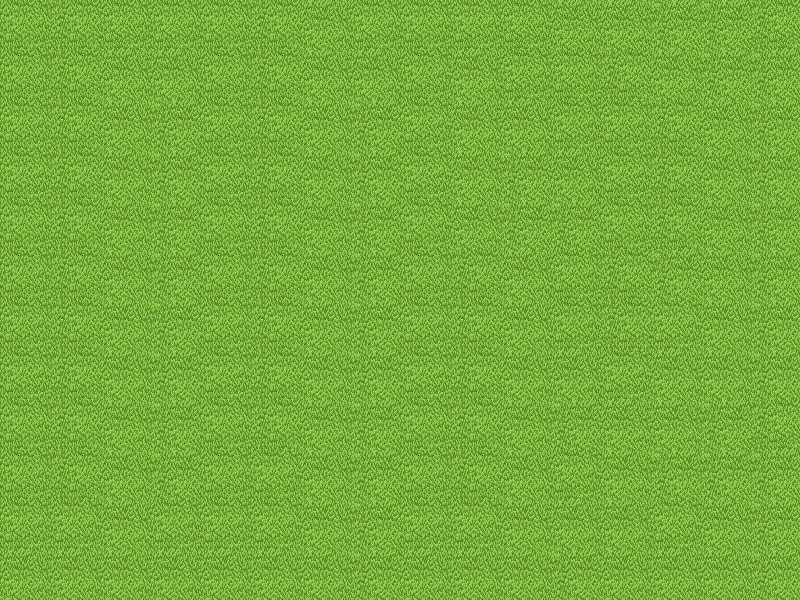

A 2D game scene composited from a Tiled map and its tileset images. What follows is a short description and the map's XML, with each tile layer's data collapsed to a summary:
An orthogonal 16x12 tile map with 50x50 px tiles, 1 tile layer (mowed grass), 10 tilesets and 66 objects (50,25,10, 1,1,1,2,2,2,2,2,3,3,4,4,1,1).

<map version="1.0" orientation="orthogonal" renderorder="right-down" width="16" height="12" tilewidth="50" tileheight="50" nextobjectid="98">
 <tileset firstgid="1" name="mowed_grass" tilewidth="50" tileheight="50">
  <image source="mowed_grass.png" width="128" height="128" />
 </tileset>
 <tileset firstgid="5" name="grass" tilewidth="50" tileheight="50">
  <image source="grass.png" width="50" height="50" />
 </tileset>
 <tileset firstgid="6" name="mower placeholder" tilewidth="50" tileheight="50">
  <image source="mower placeholder.png" width="50" height="50" />
 </tileset>
 <tileset firstgid="7" name="oak-tree-50x50-transparent" tilewidth="50" tileheight="50">
  <image source="oak-tree-50x50-transparent.gif" width="50" height="50" />
 </tileset>
 <tileset firstgid="8" name="gnome_placeholder" tilewidth="50" tileheight="50">
  <image source="gnome_placeholder.png" width="50" height="50" />
 </tileset>
 <tileset firstgid="9" name="gravel" tilewidth="50" tileheight="50">
  <image source="gravel.png" width="50" height="50" />
 </tileset>
 <tileset firstgid="315" name="fence bottom" tilewidth="50" tileheight="50">
  <image source="fence bottom.png" width="50" height="50" />
 </tileset>
 <tileset firstgid="316" name="fence top" tilewidth="50" tileheight="50">
  <image source="fence top.png" width="50" height="50" />
 </tileset>
 <tileset firstgid="317" name="fence left" tilewidth="50" tileheight="50">
  <image source="fence left.png" width="50" height="50" />
 </tileset>
 <tileset firstgid="318" name="fence right" tilewidth="50" tileheight="50">
  <image source="fence right.png" width="50" height="50" />
 </tileset>
 <layer name="mowed grass" width="16" height="12">
  <data>[192 cells, 192 non-empty, 4 distinct tile ids]</data>
 </layer>
 <objectgroup name="grass">
  <object id="1" gid="5" x="250" y="200" />
  <object id="2" gid="5" x="250" y="250" />
  <object id="3" gid="5" x="250" y="300" />
  <object id="4" gid="5" x="250" y="350" />
  <object id="5" gid="5" x="250" y="400" />
  <object id="6" gid="5" x="250" y="450" />
  <object id="7" gid="5" x="300" y="450" />
  <object id="8" gid="5" x="300" y="400" />
  <object id="9" gid="5" x="300" y="350" />
  <object id="10" gid="5" x="300" y="300" />
  <object id="11" gid="5" x="300" y="250" />
  <object id="13" gid="5" x="300" y="200" />
  <object id="14" gid="5" x="350" y="250" />
  <object id="15" gid="5" x="350" y="200" />
  <object id="16" gid="5" x="350" y="300" />
  <object id="17" gid="5" x="350" y="350" />
  <object id="18" gid="5" x="350" y="400" />
  <object id="19" gid="5" x="350" y="450" />
  <object id="20" gid="5" x="400" y="450" />
  <object id="21" gid="5" x="400" y="350" />
  <object id="22" gid="5" x="400" y="400" />
  <object id="23" gid="5" x="400" y="300" />
  <object id="24" gid="5" x="400" y="250" />
  <object id="25" gid="5" x="400" y="200" />
  <object id="26" gid="5" x="450" y="200" />
  <object id="27" gid="5" x="500" y="200" />
  <object id="28" gid="5" x="500" y="250" />
  <object id="29" gid="5" x="450" y="300" />
  <object id="30" gid="5" x="450" y="250" />
  <object id="31" gid="5" x="500" y="350" />
  <object id="32" gid="5" x="450" y="350" />
  <object id="33" gid="5" x="500" y="300" />
  <object id="34" gid="5" x="450" y="400" />
  <object id="35" gid="5" x="500" y="400" />
  <object id="36" gid="5" x="500" y="450" />
  <object id="37" gid="5" x="450" y="450" />
 </objectgroup>
 <objectgroup name="mower">
  <object id="39" name="50,25,10" gid="6" x="300" y="200" />
 </objectgroup>
 <objectgroup name="tree">
  <object id="40" gid="7" x="350" y="450" />
  <object id="41" gid="7" x="450" y="200" />
  <object id="47" gid="7" x="300" y="400" />
 </objectgroup>
 <objectgroup name="gnome">
  <object id="43" name="1,1,1,2,2,2,2,2,3,3,4,4,1,1" gid="8" x="350" y="300" />
 </objectgroup>
 <objectgroup name="gravel">
  <object id="44" gid="9" x="400" y="350" />
 </objectgroup>
 <objectgroup name="fence bottom">
  <object id="71" gid="315" x="250" y="150" />
  <object id="72" gid="315" x="300" y="150" />
  <object id="73" gid="315" x="350" y="150" />
  <object id="74" gid="315" x="400" y="150" />
  <object id="75" gid="315" x="450" y="150" />
  <object id="76" gid="315" x="500" y="150" />
 </objectgroup>
 <objectgroup name="fence top">
  <object id="79" gid="316" x="500" y="500" />
  <object id="80" gid="316" x="450" y="500" />
  <object id="81" gid="316" x="400" y="500" />
  <object id="82" gid="316" x="350" y="500" />
  <object id="83" gid="316" x="300" y="500" />
  <object id="85" gid="316" x="250" y="500" />
 </objectgroup>
 <objectgroup name="fence left">
  <object id="86" gid="317" x="550" y="200" />
  <object id="87" gid="317" x="550" y="250" />
  <object id="88" gid="317" x="550" y="300" />
  <object id="89" gid="317" x="550" y="350" />
  <object id="90" gid="317" x="550" y="400" />
  <object id="91" gid="317" x="550" y="450" />
 </objectgroup>
 <objectgroup name="fence right">
  <object id="92" gid="318" x="200" y="200" />
  <object id="93" gid="318" x="200" y="250" />
  <object id="94" gid="318" x="200" y="300" />
  <object id="95" gid="318" x="200" y="350" />
  <object id="96" gid="318" x="200" y="400" />
  <object id="97" gid="318" x="200" y="450" />
 </objectgroup>
</map>
